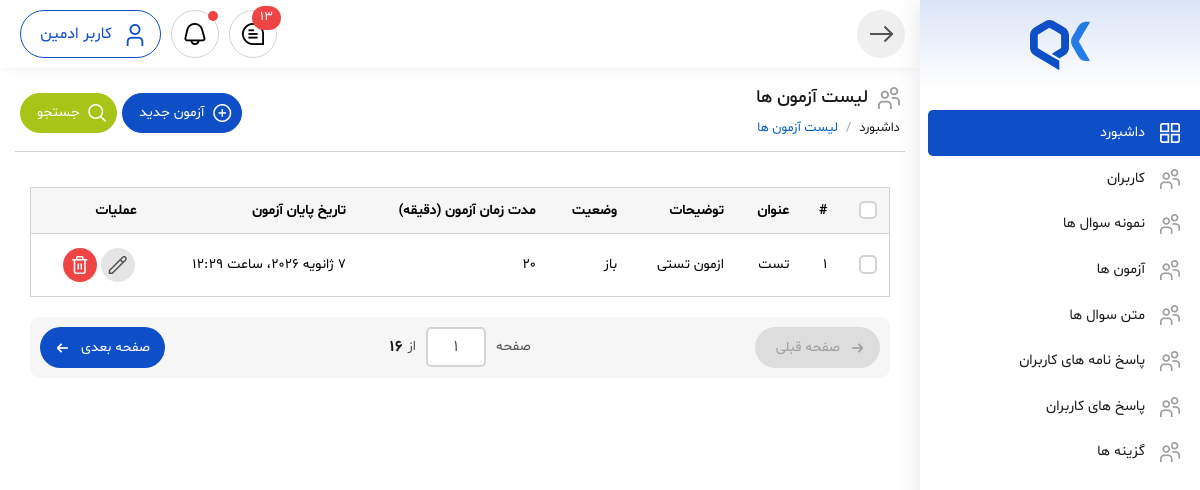
Before: /quiz/quiz-list-dashboard with the older database file.
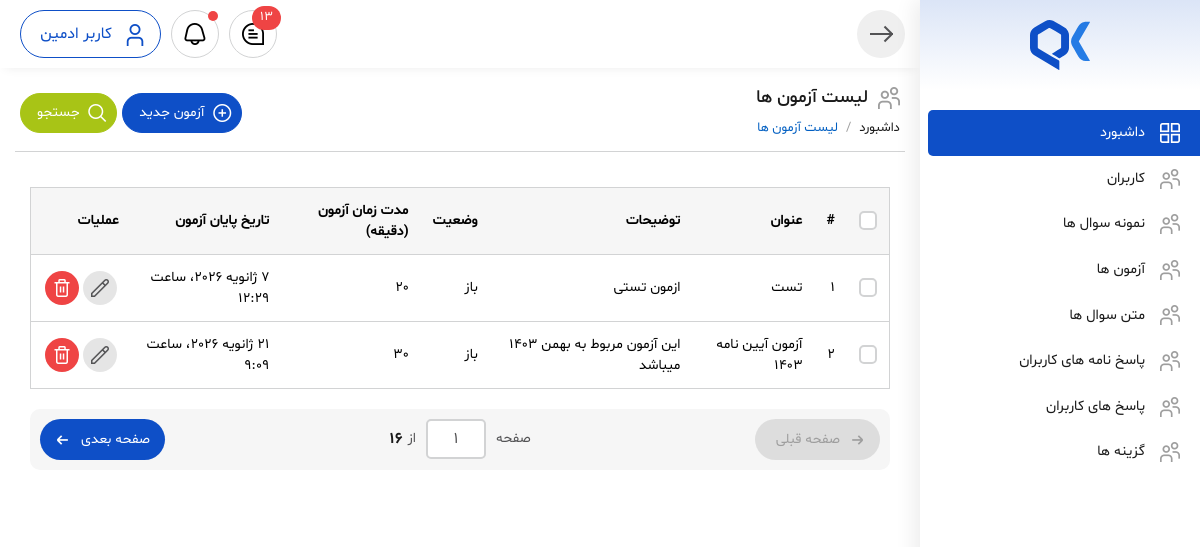
After: the same page with the newer database file.
### quizbuilder_module/models.py (models this page shows, shortened)
class Quiz(QuizStartedSmsMixin, models.Model):
    title = models.CharField(verbose_name='عنوان', max_length=255)
    desc = models.TextField(verbose_name='توضیحات', max_length=500)
    status = models.CharField(verbose_name='وضعیت', default='open', choices=QUIZ_STATUS.CHOICES, max_length=50)
    time = models.PositiveIntegerField(verbose_name='مدت زمان آزمون (دقیقه)', null=True, blank=True)
    expire_time = models.DateTimeField(verbose_name='تاریخ پایان آزمون', null=True, blank=True)
    class Meta:
        verbose_name = 'آزمون'
        verbose_name_plural = 'آزمون ها'

### quizbuilder_module/views.py (the view)
# urls.py: path('quiz-list-dashboard', views.QuizListDashboard.as_view(), name='quiz_list_dashboard'),
class QuizListDashboard(ListView):
    Model = Quiz
    template_name = 'quizbuilder_module/quiz_list_dashboard.html'
    context_object_name = 'quizs'
    def get_queryset(self):
        quizs = Quiz.objects.all()
        return quizs
    def get_context_data(self , **kwargs):
        context = super().get_context_data(**kwargs)
        return context

### quizbuilder_module/templates/quizbuilder_module/quiz_list_dashboard.html (shortened to what the changed rows need)
{% extends 'layout/_master.html' %}
{% block content %}
<body>
<div class="main-body-content">
    <div class="main-header">
                    <div class="inner">
                        <div class="title">
                            <h1><i class="fi fi-rs-users"></i>لیست آزمون ها</span>
                            </h1>
                        </div>
                    </div>
                </div>
    <div class="main-inner">
                    <div class="table-responsive">
                        <table class="table-custom">
                            <thead>
                                <tr>
                                    <th scope="col">
                                        <div class="checkbox-group m-0">
                                            <input class="form-check-input" type="checkbox" value=""
                                                id="checbox-select-all">
                                        </div>
                                    </th>
                                    <th scope="col">#</th>
                                    <th scope="col">عنوان</th>
                                    <th scope="col">توضیحات</th>
                                    <th scope="col">وضعیت</th>
                                    <th scope="col">مدت زمان آزمون (دقیقه)</th>
                                    <th scope="col">تاریخ پایان آزمون</th>
                                    <th scope="col">عملیات</th>
                                </tr>
                            </thead>
                            <tbody>
                                {% for quiz in quizs %}
                                	<tr>
                                    <td scope="row">
                                        <div class="checkbox-group m-0">
                                            <input class="form-check-input" type="checkbox" value=""
                                                id="checbox-select-1">
                                        </div>
                                    </td>
                                    <td scope="row">{{ forloop.counter }}</td>
                                    <td>{{ quiz.title }}</td>
                                    <td>{{ quiz.desc }}</td>
                                    <td>{% if quiz.status %}
                                    	باز
                                        {% else %}
                                        بسته
                                    {% endif %} </td>
                                    <td>{{ quiz.time }}</td>
                                    <td>{{ quiz.expire_time }}</td>
                                    <td>
                                        <div class="btns-action">
                                            <a href="user-add.html" class="btn-circle"><i
                                                    class="fi fi-rs-pencil"></i></a>
                                            <a href="#" class="btn-circle color-red" data-modal-name="modal-delete"><i
                                                    class="fi fi-rs-trash"></i></a>
                                        </div>
                                    </td>
                                </tr>
                                {% endfor %}
                            </tbody>
                        </table>
                    </div>
                </div>
</div>
</body>
{% endblock %}

Changed rows visible on the page:
added Quiz: title "آزمون آیین نامه 1403", desc "این آزمون مربوط به بهمن 1403 میباشد", status "باز", time "30", expire_time "21 ژانویه 2026، ساعت 9:09"
